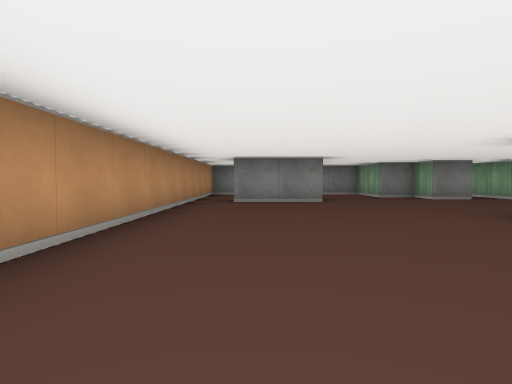
view 1 (above)

15 first-person views from a walk through a cub3D level. The camera is about half as high as the walls, tilts 2° down and sees 75° across. The floor is counted in squares. Each view is taken from the middle of a square. On the plan, view 1 faces up. The plan holds only what a view shows up to about 9 squares ahead; the rest is blank.

view 2
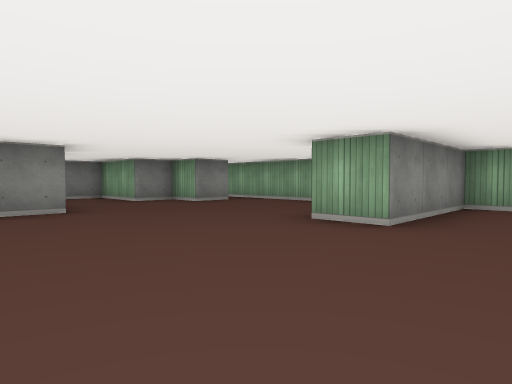

view 3
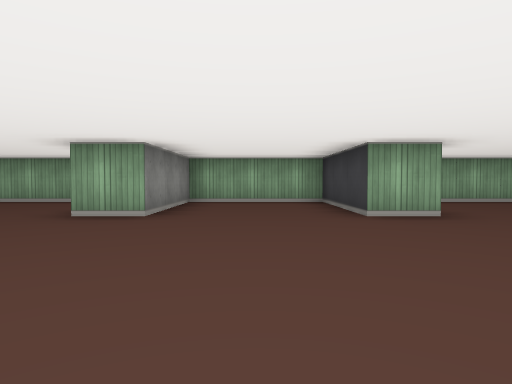

view 4
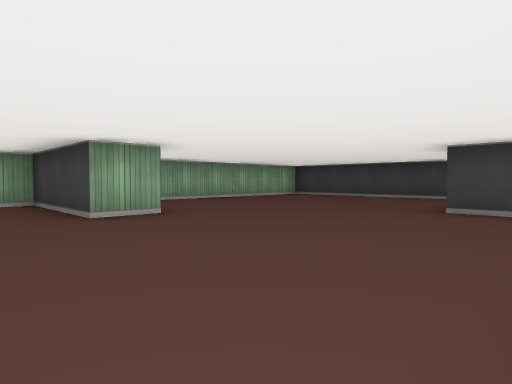

view 5
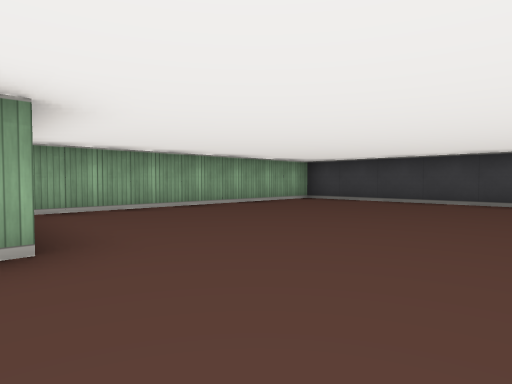

view 6
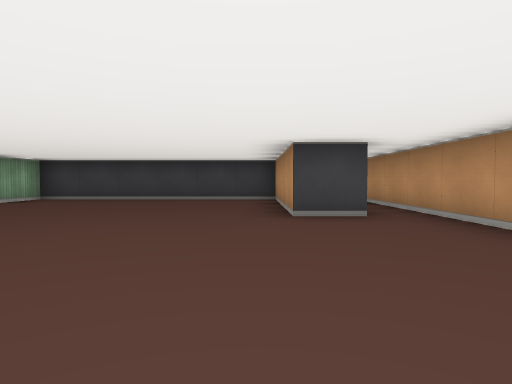

view 7
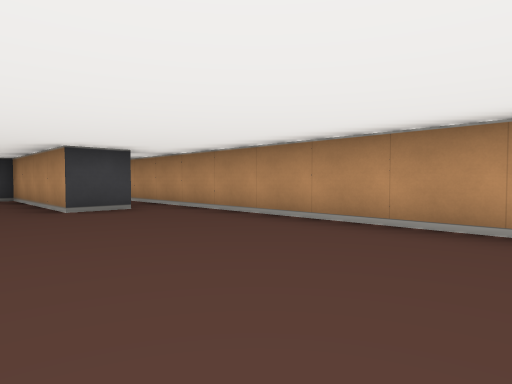

view 8
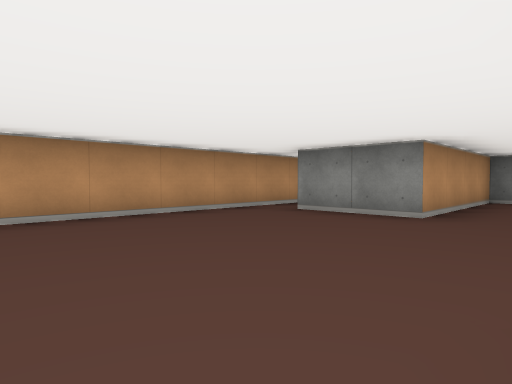

view 9
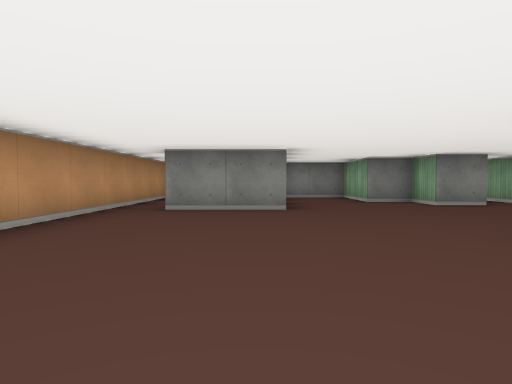

view 10
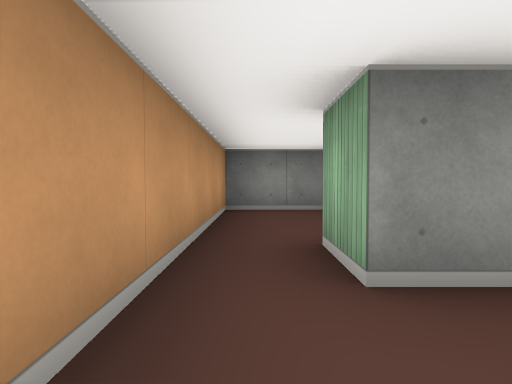

view 11
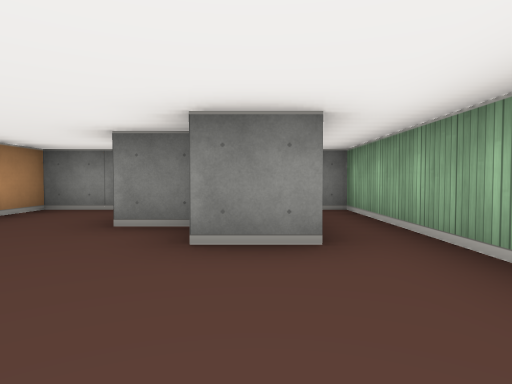

view 12
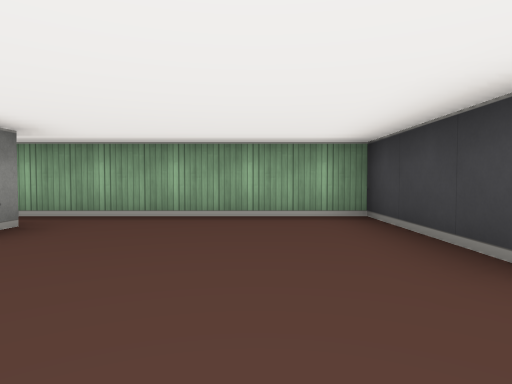

view 13
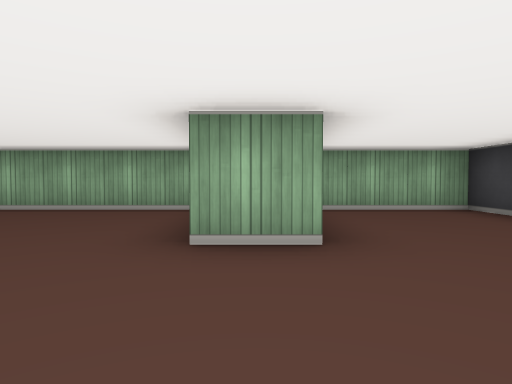

view 14
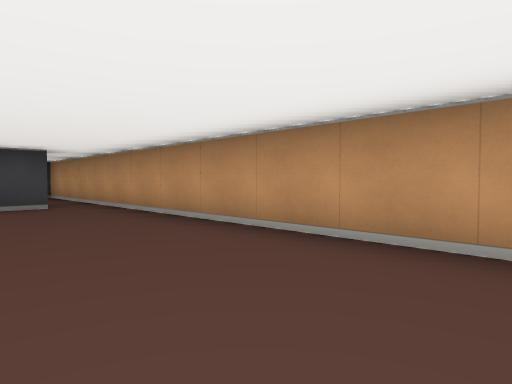

view 15
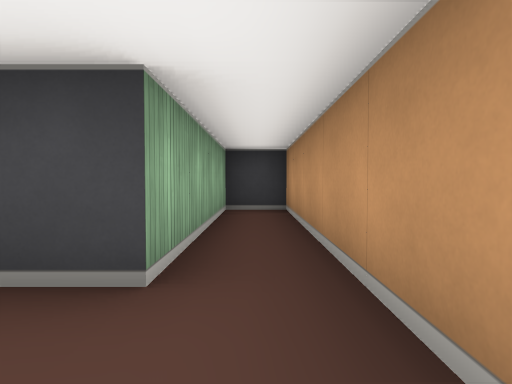

### Floor plan
Ten units are one square. View 1 is at (0, 0); x grows to the right and y downward. Boxes are objects, and circles mark ways between rooms. Rooms are numbered by the first view taken in them; rooms with no view inside come last. Other rooms are left out.
<svg viewBox="-20 -120 90 200">
<path fill="none" stroke="#000" d="M35 6 35 -5 65 -5 65 -35 35 -35 35 -45M39 -45 65 -45 65 -115 60 -115M-15 -75 -15 75 -5 75 -5 35 5 35 5 75 65 75 65 10M56 -85 45 -85 45 -95 35 -95 35 -112M32 -115 15 -115 15 -75 -5 -75M1 -115 -15 -115 -15 -75M-5 -75 -5 -85"/>
<circle cx="-10" cy="-70" r="3" fill="#2a7"/>
<text x="30" y="-10">1</text>
<text x="-10" y="-100">2</text>
</svg>
Room 1 opens to room 2.

Where each view was taken, in squares from view 1:
view 1: 0 up, 0 right, facing up
view 2: 2 up, 0 right, facing up-right
view 3: 2 up, 1 left, facing right
view 4: 2 up, 1 left, facing down-right
view 5: 0 up, 1 right, facing down-right
view 6: 1 up, 1 right, facing down
view 7: 2 up, 2 right, facing down-left
view 8: 3 up, 3 right, facing up-left
view 9: 2 up, 1 right, facing up
view 10: 6 up, 1 left, facing up
view 11: 6 up, 5 right, facing up
view 12: 6 up, 2 right, facing right
view 13: 4 up, 1 right, facing right
view 14: 3 up, 1 right, facing down-left
view 15: 2 down, 1 left, facing down
